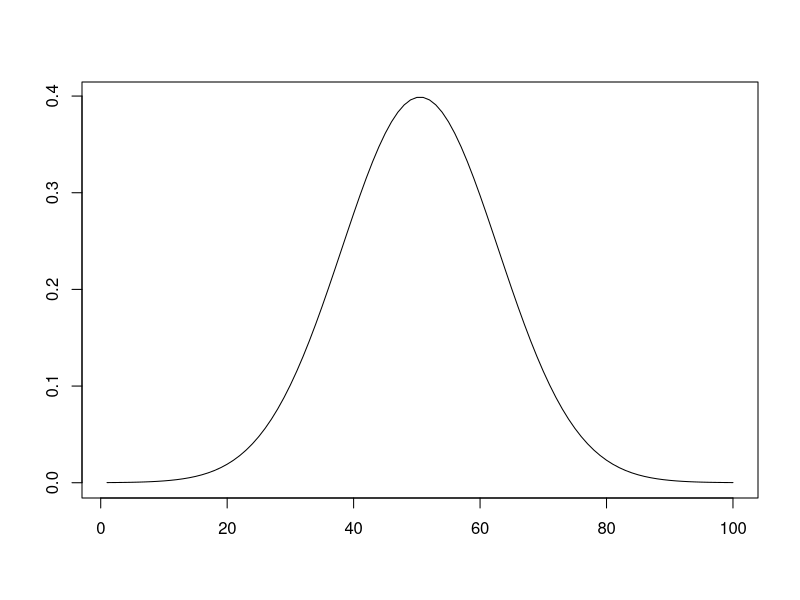
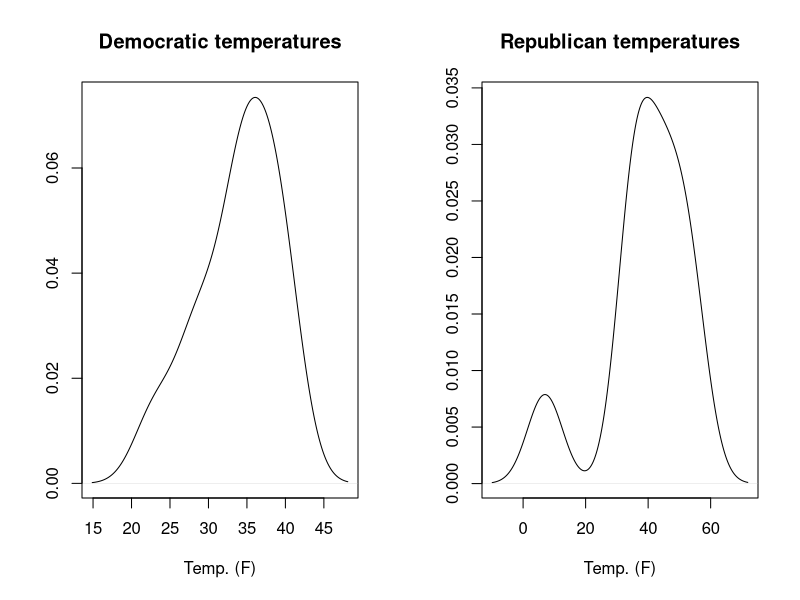
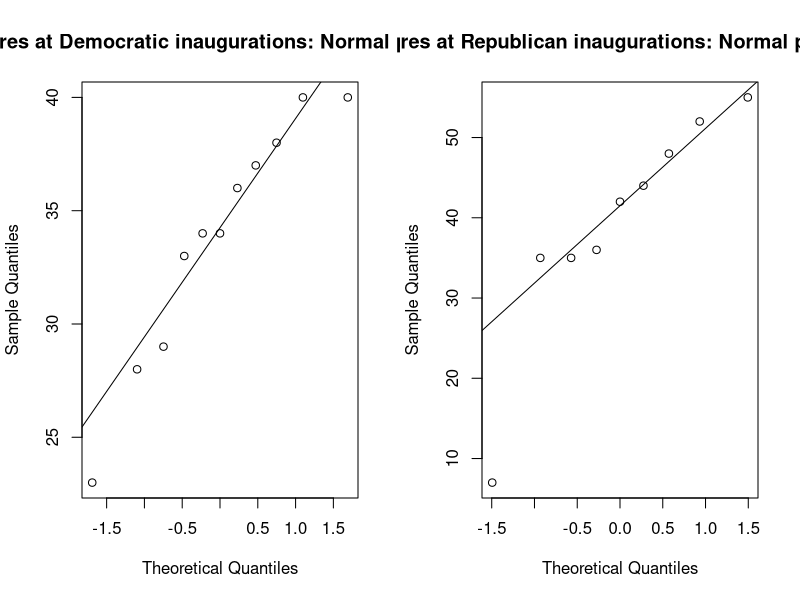

Generate these figures, in order, with R:
## ---- chunk 1
library(magrittr)
library(dplyr)
## ---- chunk 2
indata <-
    data.frame(year  = seq(2013, 1937, by = -4),
               party = factor(c("D", "D", "R", "R", "D", "D", "R",
                                "R", "R", "D", "R", "R", "D", "D",
                                "R", "R", "D", "D", "D", "D")),
               temp  = c(40, 38, 35, 36, 34, 40, 52, 7, 55, 28, 42,
                         35, 37, 23, 44, 48, 36, 34, 29, 33))
indata
## ---- chunk 3
## Subset based on political party
temp_D <- indata %>% filter(party == "D") %>% use_series(temp)
temp_R <- indata %>% filter(party == "R") %>% use_series(temp)

mean(temp_D)
mean(temp_R)
## ---- chunk 4
plot(seq(-4, 4, length = 100) %>% dnorm, type = "l", xlab = "", ylab = "", main = "")
## ---- chunk 5
par(mfrow = c(1, 2))
plot(density(temp_D), main = "Democratic temperatures",
     xlab = "Temp. (F)", ylab = "")
plot(density(temp_R), main = "Republican temperatures",
     xlab = "Temp. (F)", ylab = "")
## ---- chunk 6
par(mfrow = c(1, 2))
qqnorm(temp_D, main = "Temperatures at Democratic inaugurations: Normal probability plot")
qqline(temp_D)
qqnorm(temp_R, main = "Temperatures at Republican inaugurations: Normal probability plot")
qqline(temp_R)
## ---- chunk 7
model <- t.test(temp ~ party, data = indata)
## ---- chunk 8
model$conf.int
## ---- chunk 9
model$p.value
